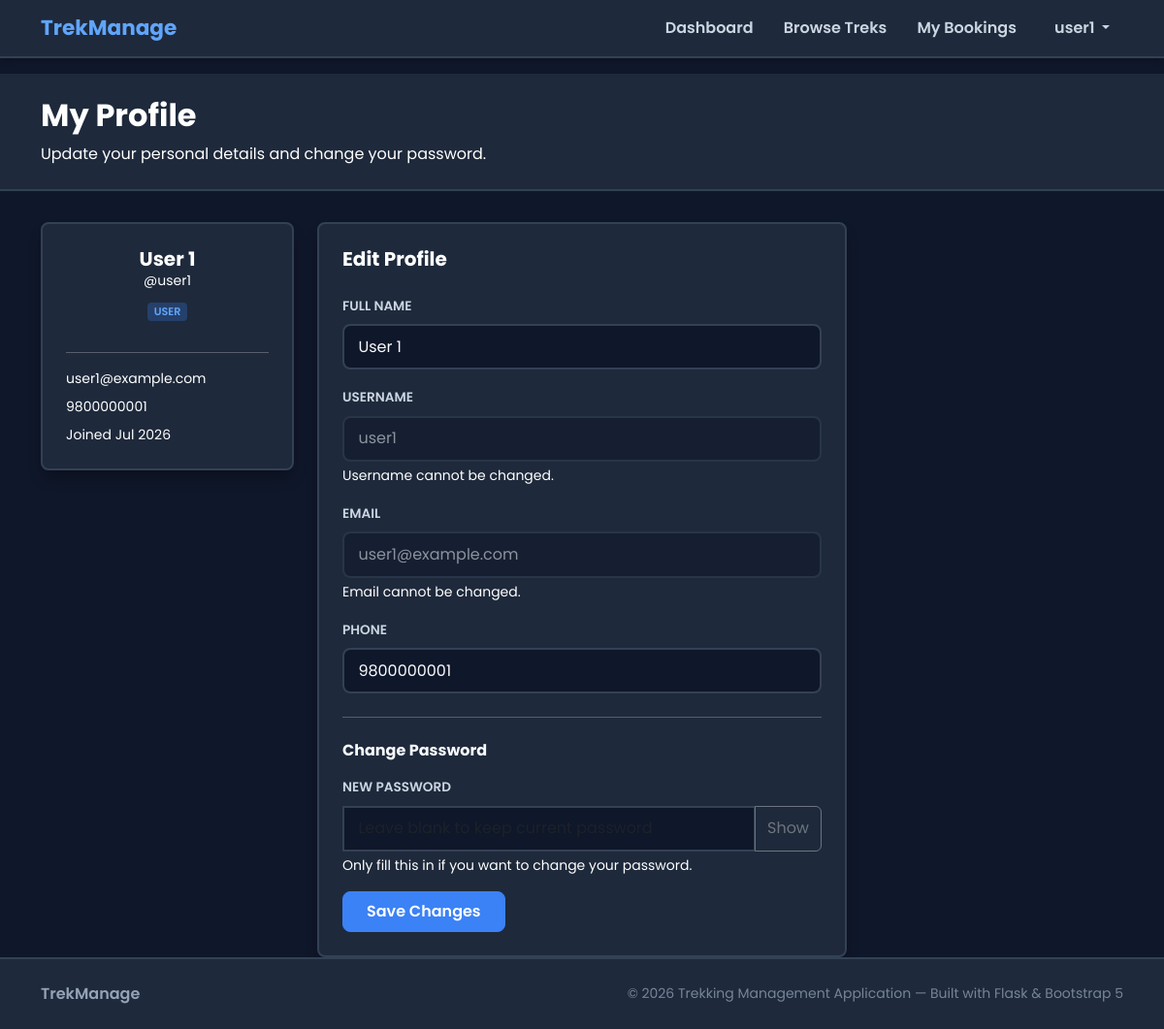
The app's page /user/profile (signed in) with its own data.
### models.py (models this page shows, shortened)
class User(UserMixin, db.Model):
    __tablename__ = "users"
    id = db.Column(db.Integer, primary_key=True)
    name = db.Column(db.String(120), nullable=False)
    username = db.Column(db.String(80), unique=True, nullable=False)
    email = db.Column(db.String(120), unique=True, nullable=False)
    phone = db.Column(db.String(20), nullable=True)
    password = db.Column(db.String(255), nullable=False)
    role = db.Column(db.String(20), nullable=False, default="user")
    is_approved = db.Column(db.Boolean, default=False)
    is_blacklisted = db.Column(db.Boolean, default=False)
    created_at = db.Column(db.DateTime, default=datetime.utcnow)
    assigned_treks = db.relationship(
        "Trek", backref="staff", foreign_keys="Trek.assigned_staff_id"
    )
    bookings = db.relationship(
        "Booking", backref="trekker", foreign_keys="Booking.user_id"
    )
    @property
    def is_active(self):
        if self.is_blacklisted:
            return False
        if self.role == "staff" and not self.is_approved:
            return False
        return True

### app.py (the view, shortened to what this page needs)
@app.route("/user/profile", methods=["GET", "POST"])
@login_required
def user_profile():
    if current_user.role not in ("user", "staff"):
        abort(403)
    return render_template("user/profile.html")

### app.py (called while the page is built)
@login_manager.user_loader
def load_user(user_id):
    return db.session.get(User, int(user_id))

### templates/user/profile.html (shortened to what this page needs)
{% extends "base.html" %}
{% block content %}
<div class="page-header">
    <div class="container">
        <h2>My Profile</h2>
        <p>Update your personal details and change your password.</p>
    </div>
</div>
<div class="container">
    <div class="row g-4">
        <div class="col-lg-3">
            <div class="table-card text-center">
                <h5 class="fw-700 mb-0">{{ current_user.name }}</h5>
                <p class="text-muted small mb-2">@{{ current_user.username }}</p>
                <span class="badge role-badge role-{{ current_user.role }} mb-3">{{ current_user.role }}</span>
                <hr>
                <div class="text-start small">
                    <div class="mb-2">
                        <span class="text-muted text-truncate">{{ current_user.email }}</span>
                    </div>
                    <div class="mb-2">
                        <span class="text-muted">{{ current_user.phone or 'Not provided' }}</span>
                    </div>
                    <div>
                        <span class="text-muted">
                            Joined {{ current_user.created_at.strftime('%b %Y') }}
                        </span>
                    </div>
                </div>
            </div>
        </div>
        <div class="col-lg-6">
            <div class="table-card">
                <h5 class="section-title mb-4">Edit Profile</h5>
                <form method="POST">
                    <div class="mb-3">
                        <label class="form-label" for="name">Full Name</label>
                        <input type="text" class="form-control" id="name" name="name"
                               value="{{ current_user.name }}" required>
                    </div>
                    <div class="mb-3">
                        <label class="form-label">Username</label>
                        <input type="text" class="form-control" value="{{ current_user.username }}" disabled>
                        <div class="form-text">Username cannot be changed.</div>
                    </div>
                    <div class="mb-3">
                        <label class="form-label">Email</label>
                        <input type="email" class="form-control" value="{{ current_user.email }}" disabled>
                        <div class="form-text">Email cannot be changed.</div>
                    </div>
                    <div class="mb-4">
                        <label class="form-label" for="phone">Phone</label>
                        <input type="text" class="form-control" id="phone" name="phone"
                               value="{{ current_user.phone or '' }}"
                               placeholder="Your contact number">
                    </div>
                    <hr class="my-4">
                    <h6 class="section-title mb-3">Change Password</h6>
                    <div class="mb-3">
                        <label class="form-label" for="password">New Password</label>
                        <div class="input-group">
                            <input type="password" class="form-control" id="password" name="password"
                                   placeholder="Leave blank to keep current password">
                            <button class="btn btn-outline-secondary" type="button" id="togglePwd">Show</button>
                        </div>
                        <div class="form-text">Only fill this in if you want to change your password.</div>
                    </div>
                    <button type="submit" class="btn btn-brand px-4">
                        Save Changes
                    </button>
                </form>
            </div>
        </div>
    </div>
</div>
{% endblock %}

### templates/base.html (shortened to what this page needs)
<!DOCTYPE html>
<html lang="en">
<head>
    <link href="https://cdn.jsdelivr.net/npm/bootstrap@5.3.3/dist/css/bootstrap.min.css" rel="stylesheet">
    <link href="https://cdn.jsdelivr.net/npm/bootstrap-icons@1.11.3/font/bootstrap-icons.min.css" rel="stylesheet">
    <link rel="stylesheet" href="{{ url_for('static', filename='css/style.css') }}">
</head>
<body>
<nav class="navbar navbar-expand-lg navbar-dark sticky-top">
    <div class="container">
        <a class="navbar-brand" href="{{ url_for('index') }}">
            TrekManage
        </a>
        <div class="collapse navbar-collapse" id="navMain">
            <ul class="navbar-nav ms-auto align-items-lg-center gap-1">
                {% if current_user.is_authenticated %}
                    {% if current_user.role == 'admin' %}
                        <li class="nav-item">
                            <a class="nav-link {% if request.endpoint == 'admin_dashboard' %}active{% endif %}" href="{{ url_for('admin_dashboard') }}">
                                Dashboard
                            </a>
                        </li>
                        <li class="nav-item">
                            <a class="nav-link {% if request.endpoint in ['admin_treks','admin_trek_new','admin_trek_edit'] %}active{% endif %}" href="{{ url_for('admin_treks') }}">
                                Treks
                            </a>
                        </li>
                        <li class="nav-item">
                            <a class="nav-link {% if request.endpoint == 'admin_staff' %}active{% endif %}" href="{{ url_for('admin_staff') }}">
                                Staff
                            </a>
                        </li>
                        <li class="nav-item">
                            <a class="nav-link {% if request.endpoint == 'admin_users' %}active{% endif %}" href="{{ url_for('admin_users') }}">
                                Users
                            </a>
                        </li>
                        <li class="nav-item">
                            <a class="nav-link {% if request.endpoint == 'admin_bookings' %}active{% endif %}" href="{{ url_for('admin_bookings') }}">
                                Bookings
                            </a>
                        </li>
                        <li class="nav-item">
                            <a class="nav-link {% if request.endpoint == 'admin_search' %}active{% endif %}" href="{{ url_for('admin_search') }}">
                                Search
                            </a>
                        </li>
                    {% elif current_user.role == 'staff' %}
                        <li class="nav-item">
                            <a class="nav-link {% if request.endpoint == 'staff_dashboard' %}active{% endif %}" href="{{ url_for('staff_dashboard') }}">
                                My Treks
                            </a>
                        </li>
                    {% else %}
                        <li class="nav-item">
                            <a class="nav-link {% if request.endpoint == 'user_dashboard' %}active{% endif %}" href="{{ url_for('user_dashboard') }}">
                                Dashboard
                            </a>
                        </li>
                        <li class="nav-item">
                            <a class="nav-link {% if request.endpoint == 'user_treks' %}active{% endif %}" href="{{ url_for('user_treks') }}">
                                Browse Treks
                            </a>
                        </li>
                        <li class="nav-item">
                            <a class="nav-link {% if request.endpoint == 'user_bookings' %}active{% endif %}" href="{{ url_for('user_bookings') }}">
                                My Bookings
                            </a>
                        </li>
                    {% endif %}
                    <li class="nav-item dropdown ms-lg-2">
                        <a class="nav-link dropdown-toggle" href="#" role="button" data-bs-toggle="dropdown" aria-expanded="false">
                            {{ current_user.username }}
                        </a>
                    </li>
                {% else %}
                    <li class="nav-item"><a class="nav-link" href="{{ url_for('login') }}">Login</a></li>
                    <li class="nav-item ms-lg-1">
                        <a class="btn btn-brand btn-sm px-3" href="{{ url_for('register') }}">Sign Up</a>
                    </li>
                {% endif %}
            </ul>
        </div>
    </div>
</nav>
<main>
    {% block content %}{% endblock %}
</main>
<footer class="footer mt-auto py-4">
    <div class="container d-flex flex-column flex-md-row justify-content-between align-items-center gap-2">
        <span class="fw-semibold">TrekManage</span>
        <small class="opacity-75">&copy; 2026 Trekking Management Application &mdash; Built with Flask &amp; Bootstrap 5</small>
    </div>
</footer>
</body>
</html>

### static/css/style.css (style rules this page uses)
:root { --bg-color: #0f172a; --panel-color: #1e293b; --border-color: #334155; --text-primary: #f8fafc; --text-secondary: #cbd5e1; --text-muted: #94a3b8; --primary-blue: #3b82f6; --primary-blue-hover: #60a5fa; --color-green: #10b981; --color-red: #ef4444; --color-orange: #f59e0b; --color-purple: #a78bfa; --card-radius: 8px; --transition-speed: 0.15s; }
*, *::before, *::after { box-sizing: border-box; }
body { font-family: 'Poppins', sans-serif; background-color: var(--bg-color); color: var(--text-primary); min-height: 100vh; display: flex; flex-direction: column; margin: 0; }
main { flex: 1; }
.navbar { background-color: #1e293b; border-bottom: 2px solid var(--border-color); box-shadow: 0 4px 6px -1px rgba(0, 0, 0, 0.2); }
.navbar-brand { font-weight: 700; font-size: 1.35rem; color: var(--primary-blue-hover) !important; }
.navbar-nav .nav-link { color: var(--text-secondary) !important; font-weight: 600; padding: .5rem .85rem !important; border-radius: 6px; transition: all var(--transition-speed); }
.badge { border-radius: 4px; font-weight: 600; padding: .35em .6em; }
.role-badge { font-size: .7rem; text-transform: uppercase; }
.role-user { background-color: rgba(59, 130, 246, 0.25); color: #60a5fa; }
.btn-brand { background-color: var(--primary-blue); border: 1px solid var(--primary-blue); color: #fff; font-weight: 600; border-radius: var(--card-radius); padding: .5rem 1.25rem; transition: all var(--transition-speed); }
.table-card { background-color: var(--panel-color); border: 2px solid var(--border-color); border-radius: var(--card-radius); padding: 1.5rem; box-shadow: 0 10px 15px -3px rgba(0, 0, 0, 0.3); }
.page-header { background-color: var(--panel-color); border-bottom: 2px solid var(--border-color); padding: 1.5rem 0; margin-bottom: 2rem; }
.page-header h2 { font-weight: 700; color: var(--text-primary); }
.page-header p { color: var(--text-secondary); margin-bottom: 0; }
.section-title { font-weight: 700; color: var(--text-primary); margin-bottom: 1rem; }
.form-label { font-weight: 600; color: var(--text-secondary); font-size: .85rem; text-transform: uppercase; }
.form-control, .form-select { background-color: var(--bg-color); color: var(--text-primary); border-radius: var(--card-radius); border: 2px solid var(--border-color); padding: .6rem .9rem; transition: border-color var(--transition-speed); }
.form-control:disabled { background-color: #0f172a; opacity: 0.5; }
.input-group .form-control { border-radius: 0 8px 8px 0; }
footer.footer { background-color: #1e293b; border-top: 2px solid var(--border-color); color: var(--text-muted); }
.fw-700 { font-weight: 700; }
.card, .card-body, .table-card, .table, .table td, .table th, .stat-card, .stat-value, .stat-title, .text-muted, .form-text, .small, main p, main h2, main h3, main h5, main div, main span:not(.badge), main td, main th, main a:not(.btn):not(.badge) { color: #ffffff !important; }

### records on screen
User: username "user1", name "User 1", role "USER", email "user1@example.com", phone "9800000001", created_at "Jul 2026"
